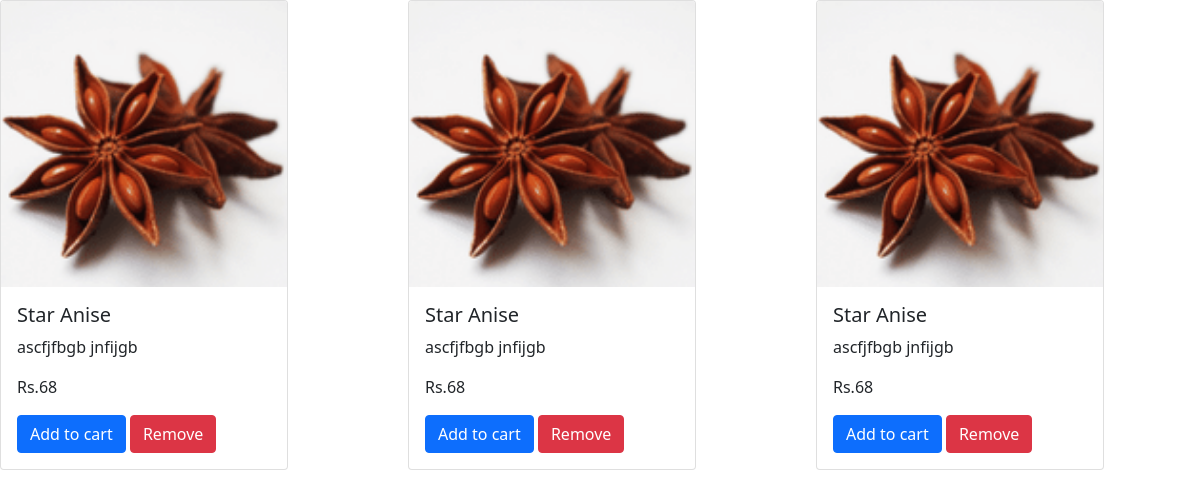
/newapp/wishlistdisplay/, run on the app's committed database.
### newapp/models.py (models this page shows, shortened)
class wishlist(models.Model):
    imgname=models.CharField(max_length=400)
    price = models.IntegerField()
    description = models.CharField(max_length=600)
    imgfile = models.ImageField()

### newapp/views.py (the view)
# urls.py: path('wishlistdisplay/',wishlistdisplay),
def wishlistdisplay(request):
    a = wishlist.objects.all()
    name = []
    price1 = []
    description1 = []
    image = []
    id = []
    for i in a:
        id1 = i.id
        id.append(id1)
        fi = i.imgfile
        image.append(str(fi).split('/')[-1])
        inm = i.imgname
        name.append(inm)
        pr = i.price
        price1.append(pr)
        de = i.description
        description1.append(de)
    mylist = zip(image, name, price1, description1, id)
    return render(request, 'wishlist.html', {'mylist': mylist})

### newapp/templates/wishlist.html (shortened to what this page needs)
<!DOCTYPE html>
<html lang="en">
{% load static %}
<head>
  <link href="https://cdn.jsdelivr.net/npm/bootstrap@5.0.2/dist/css/bootstrap.min.css"
 rel="stylesheet">
</head>
<body>
<div class="row">
        {% for i,j,k,l,m in mylist %}
    <div class="col-4">
        <div class="card" style="width: 18rem;">
            <img src="{% static i %}" class="card-img-top" alt="...">
            <div class="card-body">
                <h5 class="card-title">{{j}}</h5>
                <p class="card-text">{{l}}</p>
                <p>Rs.{{k}}</p>
                <a href="http://127.0.0.1:8000/newapp/cart/{{m}}" class="btn btn-primary">Add to cart</a>
                <a href="http://127.0.0.1:8000/newapp/wishdelete/{{m}}" class="btn btn-danger">Remove</a>
            </div>
        </div>
    </div>
    {% endfor %}
</div>
</body>
</html>

### data on the page
wishlist: mylist "Star Anise", mylist "ascfjfbgb jnfijgb"
wishlist: mylist "Star Anise", mylist "ascfjfbgb jnfijgb"
wishlist: mylist "Star Anise", mylist "ascfjfbgb jnfijgb"

### other printed values
{{ k }} "68" "68" "68"
